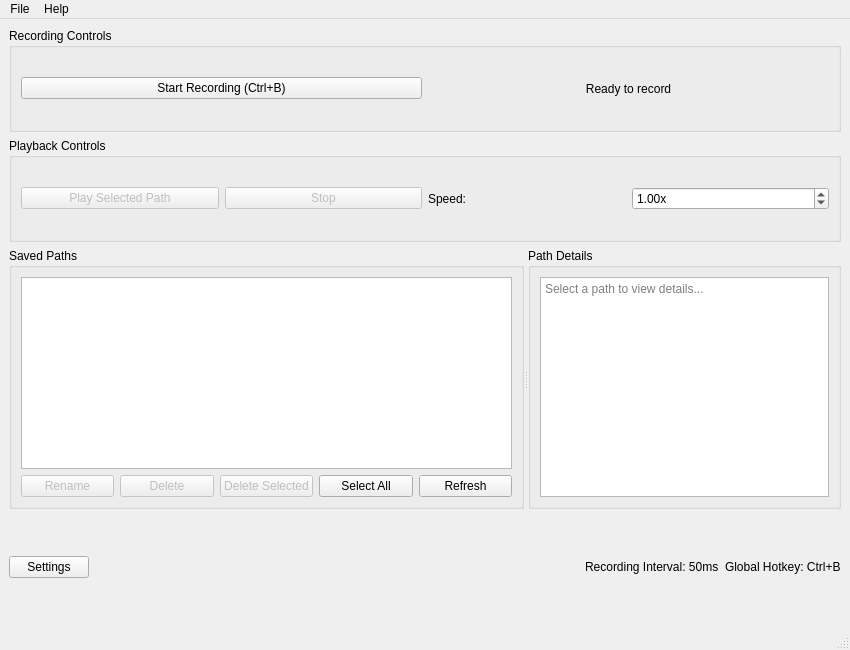
<?xml version="1.0" encoding="UTF-8"?>
<ui version="4.0">
 <class>MainWindow</class>
 <widget class="QMainWindow" name="MainWindow">
  <property name="geometry">
   <rect>
    <x>0</x>
    <y>0</y>
    <width>850</width>
    <height>650</height>
   </rect>
  </property>
  <property name="minimumSize">
   <size>
    <width>700</width>
    <height>500</height>
   </size>
  </property>
  <property name="windowTitle">
   <string>Lightweight Mouse Control</string>
  </property>
  <widget class="QWidget" name="centralwidget">
   <layout class="QVBoxLayout" name="verticalLayout">
    <item>
     <widget class="QGroupBox" name="recordingGroupBox">
      <property name="title">
       <string>Recording Controls</string>
      </property>
      <layout class="QHBoxLayout" name="recordingLayout">
       <item>
        <widget class="QPushButton" name="recordButton">
         <property name="text">
          <string>Start Recording (Ctrl+B)</string>
         </property>
         <property name="checkable">
          <bool>true</bool>
         </property>
        </widget>
       </item>
       <item>
        <widget class="QLabel" name="recordingStatusLabel">
         <property name="text">
          <string>Ready to record</string>
         </property>
         <property name="alignment">
          <set>Qt::AlignmentFlag::AlignCenter</set>
         </property>
        </widget>
       </item>
      </layout>
     </widget>
    </item>
    <item>
     <widget class="QGroupBox" name="playbackGroupBox">
      <property name="title">
       <string>Playback Controls</string>
      </property>
      <layout class="QHBoxLayout" name="playbackLayout">
       <item>
        <widget class="QPushButton" name="playButton">
         <property name="enabled">
          <bool>false</bool>
         </property>
         <property name="text">
          <string>Play Selected Path</string>
         </property>
        </widget>
       </item>
       <item>
        <widget class="QPushButton" name="stopButton">
         <property name="enabled">
          <bool>false</bool>
         </property>
         <property name="text">
          <string>Stop</string>
         </property>
        </widget>
       </item>
       <item>
        <widget class="QLabel" name="speedLabel">
         <property name="text">
          <string>Speed:</string>
         </property>
        </widget>
       </item>
       <item>
        <widget class="QDoubleSpinBox" name="speedSpinBox">
         <property name="suffix">
          <string>x</string>
         </property>
         <property name="minimum">
          <double>0.100000000000000</double>
         </property>
         <property name="maximum">
          <double>5.000000000000000</double>
         </property>
         <property name="singleStep">
          <double>0.100000000000000</double>
         </property>
         <property name="value">
          <double>1.000000000000000</double>
         </property>
        </widget>
       </item>
      </layout>
     </widget>
    </item>
    <item>
     <widget class="QSplitter" name="mainSplitter">
      <property name="orientation">
       <enum>Qt::Orientation::Horizontal</enum>
      </property>
      <widget class="QGroupBox" name="pathListGroupBox">
       <property name="title">
        <string>Saved Paths</string>
       </property>
       <layout class="QVBoxLayout" name="pathListLayout">
        <item>
         <widget class="QListWidget" name="pathListWidget">
          <property name="selectionMode">
           <enum>QAbstractItemView::SelectionMode::ExtendedSelection</enum>
          </property>
         </widget>
        </item>
        <item>
         <layout class="QHBoxLayout" name="pathButtonsLayout">
          <item>
           <widget class="QPushButton" name="renamePathButton">
            <property name="enabled">
             <bool>false</bool>
            </property>
            <property name="text">
             <string>Rename</string>
            </property>
           </widget>
          </item>
          <item>
           <widget class="QPushButton" name="deletePathButton">
            <property name="enabled">
             <bool>false</bool>
            </property>
            <property name="text">
             <string>Delete</string>
            </property>
           </widget>
          </item>
          <item>
           <widget class="QPushButton" name="batchDeleteButton">
            <property name="enabled">
             <bool>false</bool>
            </property>
            <property name="text">
             <string>Delete Selected</string>
            </property>
           </widget>
          </item>
          <item>
           <widget class="QPushButton" name="selectAllButton">
            <property name="text">
             <string>Select All</string>
            </property>
           </widget>
          </item>
          <item>
           <widget class="QPushButton" name="refreshPathsButton">
            <property name="text">
             <string>Refresh</string>
            </property>
           </widget>
          </item>
         </layout>
        </item>
       </layout>
      </widget>
      <widget class="QGroupBox" name="pathDetailsGroupBox">
       <property name="title">
        <string>Path Details</string>
       </property>
       <layout class="QVBoxLayout" name="pathDetailsLayout">
        <item>
         <widget class="QTextEdit" name="pathDetailsTextEdit">
          <property name="readOnly">
           <bool>true</bool>
          </property>
          <property name="placeholderText">
           <string>Select a path to view details...</string>
          </property>
         </widget>
        </item>
       </layout>
      </widget>
     </widget>
    </item>
    <item>
     <layout class="QHBoxLayout" name="bottomButtonsLayout">
      <item>
       <widget class="QPushButton" name="settingsButton">
        <property name="text">
         <string>Settings</string>
        </property>
       </widget>
      </item>
      <item>
       <spacer name="horizontalSpacer">
        <property name="orientation">
         <enum>Qt::Orientation::Horizontal</enum>
        </property>
        <property name="sizeHint" stdset="0">
         <size>
          <width>40</width>
          <height>20</height>
         </size>
        </property>
       </spacer>
      </item>
      <item>
       <widget class="QLabel" name="intervalLabel">
        <property name="text">
         <string>Recording Interval: 50ms</string>
        </property>
       </widget>
      </item>
      <item>
       <widget class="QLabel" name="hotkeyLabel">
        <property name="text">
         <string>Global Hotkey: Ctrl+B</string>
        </property>
       </widget>
      </item>
     </layout>
    </item>
   </layout>
  </widget>
  <widget class="QMenuBar" name="menubar">
   <property name="geometry">
    <rect>
     <x>0</x>
     <y>0</y>
     <width>850</width>
     <height>18</height>
    </rect>
   </property>
   <widget class="QMenu" name="menuFile">
    <property name="title">
     <string>File</string>
    </property>
    <addaction name="actionExit"/>
   </widget>
   <widget class="QMenu" name="menuHelp">
    <property name="title">
     <string>Help</string>
    </property>
    <addaction name="actionDiagnostics"/>
    <addaction name="actionAbout"/>
   </widget>
   <addaction name="menuFile"/>
   <addaction name="menuHelp"/>
  </widget>
  <widget class="QStatusBar" name="statusbar"/>
  <action name="actionExit">
   <property name="text">
    <string>Exit</string>
   </property>
  </action>
  <action name="actionDiagnostics">
   <property name="text">
    <string>Diagnostics</string>
   </property>
  </action>
  <action name="actionAbout">
   <property name="text">
    <string>About</string>
   </property>
  </action>
 </widget>
 <resources/>
 <connections/>
</ui>
